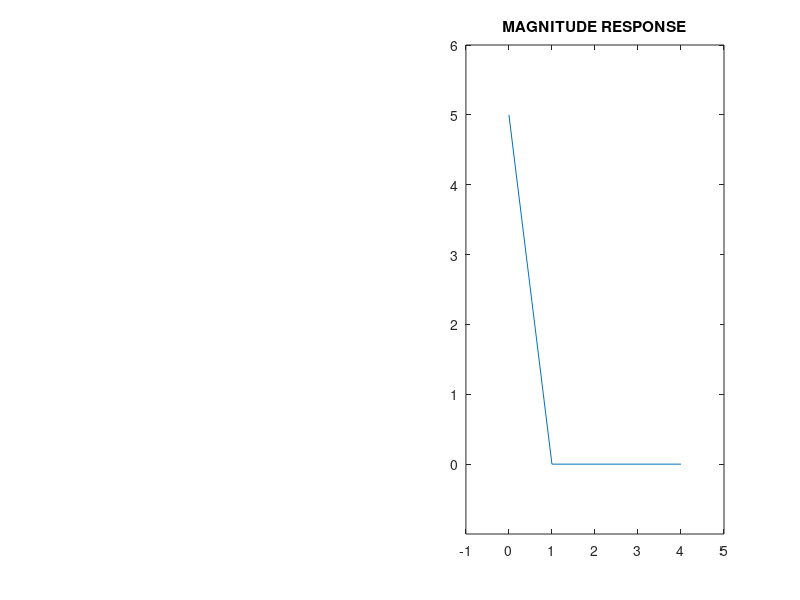

Recreate this plot in MATLAB.

clc;
clear all;
close all;
n1=0;
n2=input('ENTER THE VALUE FOR n2   ');
n=n1:n2;
m=numel(n);
e=n1;
disp(' ');
c=0;
disp('ENTER THE SEQUENCE');
for i=1:m
    fprintf('x[%d]  ',e);
      x(i)=input('');
      e=e+1;
      if imag(x(i))~=0
          c=c+1;
      end
end
if c>0
p=1;
u=zeros(1,c);
for i=1:m
    if imag(x(i))~=0
        u(p)=conj(x(i));
        p=p+1;
    end
end
x=[x,u];
disp(x)
else disp(x);
end
N=input('Enter the value of N  ');
p=1;
y=zeros(1,N);
for k=0:N-1
    for n=0:N-1
        b=(1/N)*(x(n+1)*exp((1i*(2*pi*k*n)/N)));
        y(p)=y(p)+b;
        g(p)=abs(y(p));
    end
    p=p+1;
    if p>N
        p=p-1;
    end
end
fprintf('\nTHE SEQUENCE x(k) IS');
fprintf('\n');
for i=1:p
disp(y(i))
end
%magnitude spectra
disp(g)
subplot(1,2,2)
n=0:N-1;
plot(n,g);
title('MAGNITUDE RESPONSE');
axis([-1 N min(g)-1 max(g)+1]);

